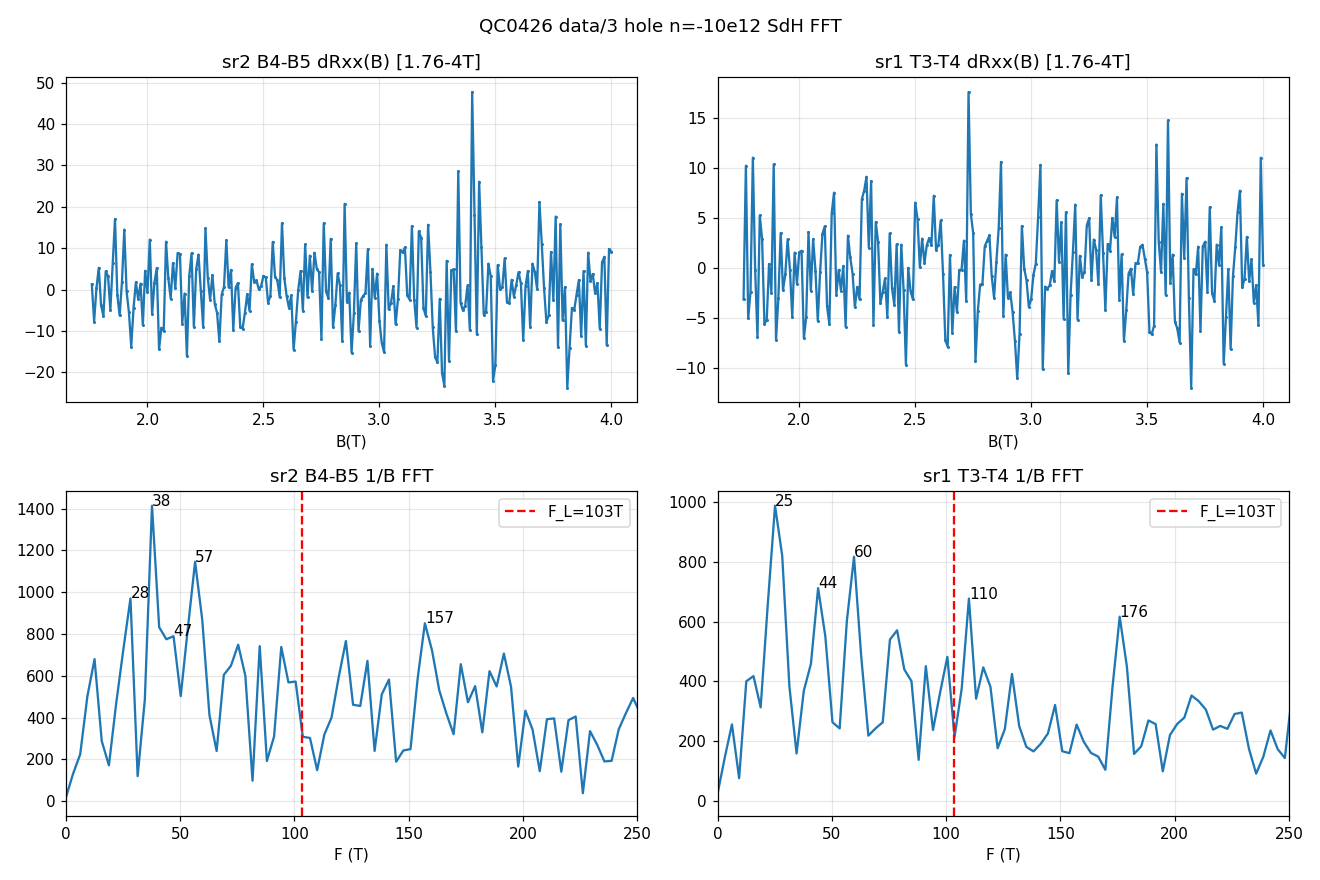

This figure's Python source:
import numpy as np, os, json, matplotlib
matplotlib.use('Agg'); import matplotlib.pyplot as plt
import scipy.constants as cst
d="data/3"
cols=json.load(open(os.path.join(d,"metadata.json")))["columns"]
raw=np.genfromtxt(os.path.join(d,"data.tsv"),delimiter="\t")
C={};  # handle duplicate magnet_mag: take first
seen={}
for i,c in enumerate(cols):
    key=c if c not in seen else c+f"_{seen[c]}"
    seen[c]=seen.get(c,0)+1
    C[key]=raw[:,i]
B=C['magnet_mag']; I=np.abs(C['sr0_X']/1e6)
R1=C['sr1_R']/I; R2=C['sr2_R']/I
m=B>0.02; o=np.argsort(B[m]); B=B[m][o]; R1=R1[m][o]; R2=R2[m][o]
n=cst.h*10e16/(4*cst.e); FL=cst.h*10e16/(4*cst.e)  # n=10e12 cm^-2 =10e16 m^-2
print(f"F_L (n=10e12) = {FL:.0f} T")
Bfloor=1.76  # Nyquist floor for dB=10mT @ F=103

def analyze(B,R,name,Blo):
    sel=(B>=Blo)&(B<=4.0)
    Bs=B[sel]; Rs=R[sel]
    # MR background: 5th order poly in B
    p=np.polyfit(Bs,Rs,5); dR=Rs-np.polyval(p,Bs)
    # resample uniform in 1/B
    invB=1/Bs; 
    order=np.argsort(invB); invB=invB[order]; dRo=dR[order]
    ub=np.linspace(invB.min(),invB.max(),2048)
    dRi=np.interp(ub,invB,dRo)
    win=np.hanning(len(dRi)); 
    F=np.fft.rfftfreq(len(ub), d=(ub[1]-ub[0]))
    A=np.abs(np.fft.rfft((dRi-dRi.mean())*win))
    # peaks
    from scipy.signal import find_peaks
    pk,_=find_peaks(A, height=A.max()*0.15, distance=3)
    pk=pk[(F[pk]>3)&(F[pk]<300)]
    pk=pk[np.argsort(A[pk])[::-1]]
    print(f"\n{name}: window [{Blo:.2f},4.0]T  {sel.sum()}pts  dF~{1/(invB.max()-invB.min()):.1f}T")
    print(f"  top peaks (T): "+", ".join(f"{F[k]:.0f}(A{A[k]/A[pk].max():.2f})" for k in pk[:6]))
    return Bs,dR,F,A,pk

fig,ax=plt.subplots(2,2,figsize=(12,8))
for col,(name,R) in enumerate([('sr2 B4-B5',R2),('sr1 T3-T4',R1)]):
    Bs,dR,F,A,pk=analyze(B,R,name,Bfloor)
    ax[0,col].plot(Bs,dR,'.-',ms=2); ax[0,col].set_title(f'{name} dRxx(B) [{Bfloor}-4T]'); ax[0,col].set_xlabel('B(T)'); ax[0,col].grid(alpha=.3)
    ax[1,col].plot(F,A); ax[1,col].axvline(FL,color='r',ls='--',label=f'F_L={FL:.0f}T')
    for k in pk[:5]: ax[1,col].annotate(f'{F[k]:.0f}',(F[k],A[k]))
    ax[1,col].set_xlim(0,250); ax[1,col].set_xlabel('F (T)'); ax[1,col].set_title(f'{name} 1/B FFT'); ax[1,col].legend(); ax[1,col].grid(alpha=.3)
plt.suptitle('QC0426 data/3 hole n=-10e12 SdH FFT')
plt.tight_layout(); plt.savefig('hera_scratch/fft3.png',dpi=110)
print("\nsaved fft3.png")
